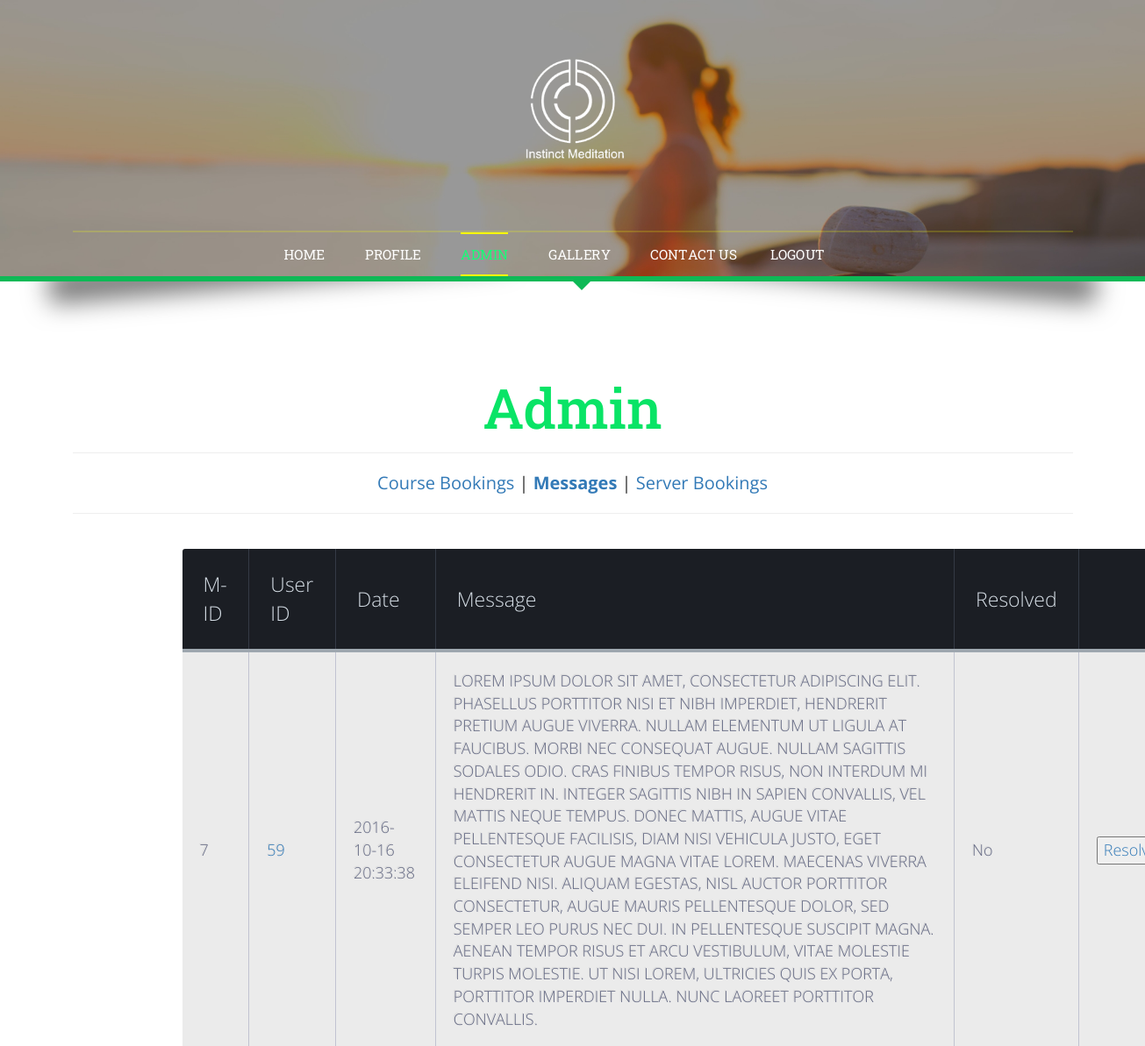
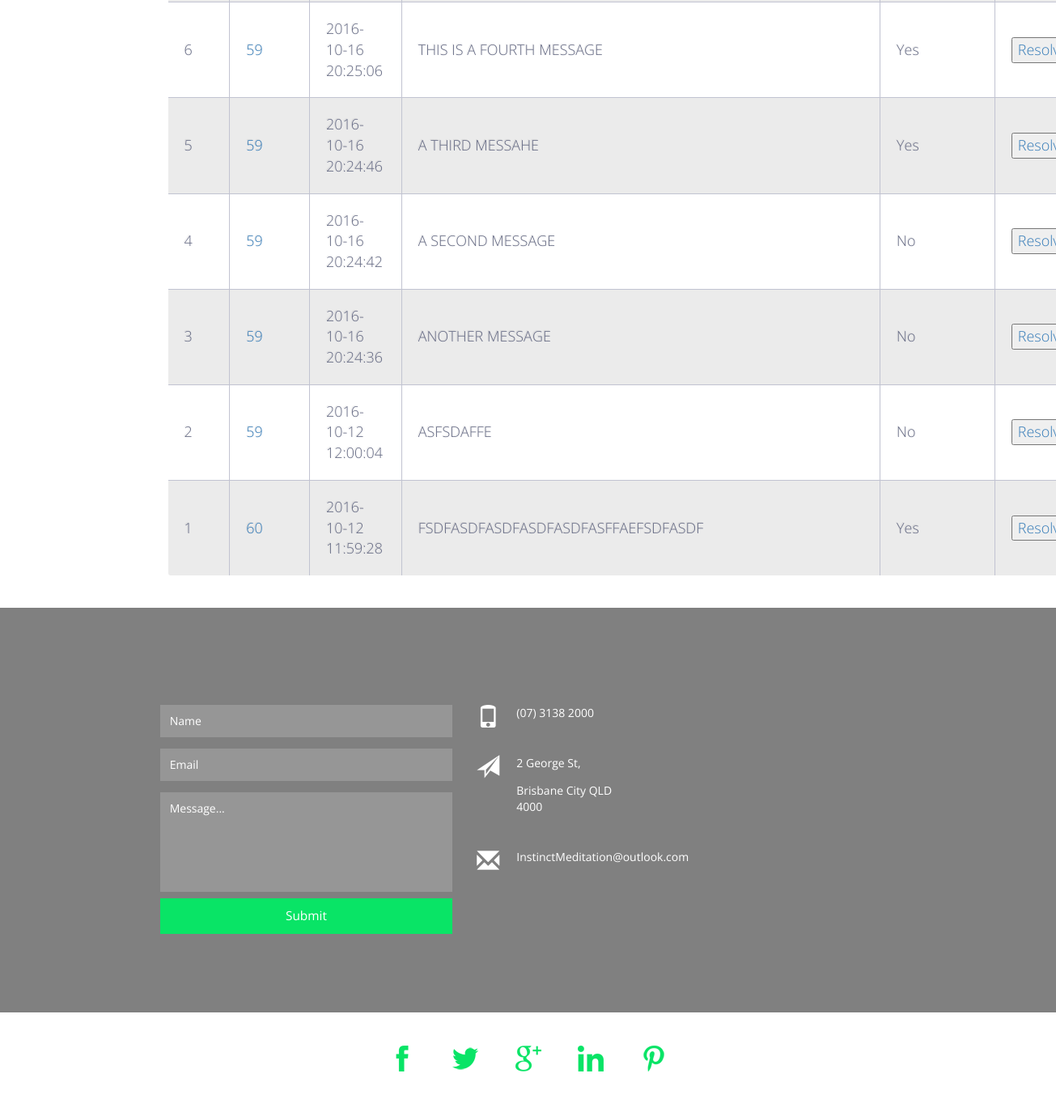
/adminMessages.php (signed in), run on the app's committed database (2 pictures, top to bottom).
### tables this page shows
CREATE TABLE `messages` (
  `userID` int(64) NOT NULL,
  `messageID` int(64) NOT NULL,
  `messageDate` datetime NOT NULL,
  `message` varchar(1000) NOT NULL,
  `responded` tinyint(1) NOT NULL
);

### adminMessages.php (the view, shortened to what this page needs)
<?php
include "serverConnection.php";
if (!(isset($_SESSION['login']))){
header ("Location:login.php");
} else if(isset($_SESSION['iAmLogged'] )){
    if($_SESSION['admin'] == 1) {
        $navText = "<li class='active'><a href='admin.php' class='link link--yaku'><span>A</span><span>D</span><span>M</span><span>I</span><span>N</span></a></li>";
    } else if($_SESSION['iAmLogged'] == 0) {
        $navText = "<li><a href='bookings.php' class='link link--yaku'><span>B</span><span>O</span><span>O</span><span>K</span><span>I</span><span>N</span><span>G</span><span>S</span></a></li>";
    }
$userBookinginfo = "SELECT * FROM messages ORDER BY messageDate DESC";
$bookingpage = mysqli_query($con, $userBookinginfo) or die(mysqli_error($con));
}
?>
<!DOCTYPE html>
<html>
<head>
<link href="css/bootstrap.css" type="text/css" rel="stylesheet" media="all">
<link href="css/style.css" type="text/css" rel="stylesheet" media="all">
<link href="css/styletable.css" type="text/css" rel="stylesheet" media="all">
</head>
<body>
	<div class="banner">
		<div class="effect5">
			<div class="container">
				<div class="logo">
					<h1><a href="index.php"><img src="images/logo.png" alt="" /></a></h1>
				</div>
				<div class="top-nav">
					<nav class="navbar navbar-default">
						<div class="collapse navbar-collapse" id="bs-example-navbar-collapse-1">
							<ul class="nav navbar-nav navbar-center">
								<li><a href="loggedin.php"><span>H</span><span>O</span><span>M</span><span>E</span></a></li>
								<li><a href="profile.php" class="link link--yaku"><span>P</span><span>R</span><span>O</span><span>F</span><span>I</span><span>L</span><span>E</span></a></li>
								<?php echo $navText; ?>
								<li><a href="gallery.php" class="link link--yaku"><span>G</span><span>A</span><span>L</span><span>L</span><span>E</span><span>R</span><span>Y</span></a></li></a></li>
								<li><a href="#contact" class="scroll link link--yaku"><span>C</span><span>O</span><span>N</span><span>T</span><span>A</span><span>C</span><span>T</span> <span>U</span><span>S</span></a></li>
								<li><a href="process/logout.php" class="link link--yaku"><span>&nbsp; &nbsp; &nbsp; &nbsp; &nbsp;</span><span>L</span><span>O</span><span>G</span><span>O</span><span>U</span><span>T</span></a></li>
							</ul>
						</div>
					</nav>
				</div>
			</div>
		</div>
	</div>
	<div class="codes">
		<div class="container">
			<h3 class="title">Admin</h3>
<div id="container">
<div id="adminTitle">
    <hr>
    <a href="admin.php"> Course Bookings </a></b> |
    <b><a href="adminMessages.php"> Messages </a></b> |
    <a href="adminServers.php"> Server Bookings </a>
    <hr>
</div>
<br>
<div id="myBookings">
	<div class="tablepos">
    <table>
	<thead>
	<tr>
        <th>M-ID</th>
        <th>User ID </th>
        <th>Date</th>
		<th>Message</th>
        <th>Resolved</th>
        <th></th>
	</tr>
	</thead>
	<tbody>
        <?php
    while($row = mysqli_fetch_array($bookingpage)) { ?>
	<tr>
        <td><?php echo strtoUpper($row['messageID']) ?></td>
        <td><a href="adminMessagesUser.php?messageUserID=<?php echo $row['userID']?>"> <?php echo strtoUpper($row['userID']) ?></a></td>
        <td><?php echo strtoUpper($row['messageDate']) ?></td>
        <td><?php echo strtoUpper($row['message']) ?> </td>
        <?php if($row['responded'] == 1) {
        $responded = "Yes";
        } else if($row['responded'] == 0){
            $responded = "No";
        } ?>
        <td><?php echo $responded;  ?> </td>
        <td> <button><a href="process/adminMessageResponded.php?messageResponded=<?php echo $row['responded']?>&messageID=<?php echo $row['messageID']?>"> Resolve </a></button></td>
        <?php }  ?>
	</tr>
	</tbody>
</table>
</div>
    </div>
<br><br>
</div>
</div>
	<div class="contact" id="contact">
		<div class="map">
			<iframe>allowfullscreen</iframe>
			<div class="map-color">
			</div>
		</div>
		<div class="contact-grids">
			<div class="col-md-5 contact-grid">
				<form>
					<input type="text" value="Name" onfocus="this.value = '';" onblur="if (this.value == '') {this.value = 'Name';}" required="">
					<input type="text" value="Email" onfocus="this.value = '';" onblur="if (this.value == '') {this.value = 'Email';}" required="">
					<textarea type="text"  onfocus="this.value = '';" onblur="if (this.value == '') {this.value = 'Message...';}" required="">Message...</textarea>
					<input type="submit" value="Submit" >
				</form>
			</div>
			<div class="col-md-3 contact-grid">
				<div class="call">
					<div class="col-xs-2 contact-grdl">
						<span class="glyphicon glyphicon-phone" aria-hidden="true"></span>
					</div>
					<div class="col-xs-10 contact-grdr">
						<ul>
							<li>(07) 3138 2000</li>
						</ul>
					</div>
					<div class="clearfix"> </div>
				</div>
				<div class="address">
					<div class="col-xs-2 contact-grdl">
						<span class="glyphicon glyphicon-send" aria-hidden="true"></span>
					</div>
					<div class="col-xs-10 contact-grdr">
						<ul>
							<li>2 George St,</li>
							<li>Brisbane City QLD 4000</li>
						</ul>
					</div>
					<div class="clearfix"> </div>
				</div>
				<div class="mail">
					<div class="col-xs-2 contact-grdl">
						<span class="glyphicon glyphicon-envelope" aria-hidden="true"></span>
					</div>
					<div class="col-xs-10 contact-grdr">
						<ul>
							<li>InstinctMeditation@outlook.com</li>
						</ul>
					</div>
					<div class="clearfix"> </div>
				</div>
			</div>
			<div class="clearfix"> </div>
		</div>
	</div>
	<div class="footer">
		<div class="footer-info">
			<div class="container">
				<div class="icons">
					<ul>
						<li><a href="#" data-toggle="tooltip" data-placement="top" title="Facebook"><img src="images/i1.png" alt=""/></a></li>
						<li><a href="#" data-toggle="tooltip" data-placement="top" title="Twitter"><img src="images/i2.png" alt=""/> </a></li>
						<li><a href="#" data-toggle="tooltip" data-placement="top" title="Google+"><img src="images/i3.png" alt=""/></a></li>
						<li><a href="#" data-toggle="tooltip" data-placement="top" title="LinkedIn"><img src="images/i4.png" alt=""/> </a></li>
						<li><a href="#" data-toggle="tooltip" data-placement="top" title="Pinterest"><img src="images/i5.png" alt=""/> </a></li>
					</ul>
				</div>
			</div>
		</div>
	</div>
</body>
</html>

### css/styletable.css (style rules this page uses)
div.tablepos { position: relative; left: 125px; }
th { color:#D5DDE5;; background:#1b1e24; border-bottom:4px solid #9ea7af; border-right: 1px solid #343a45; font-size:23px; font-weight: 100; padding:24px; text-align:left; text-shadow: 0 1px 1px rgba(0, 0, 0, 0.1); vertical-align:middle; }
th:first-child { border-top-left-radius:3px; }
th:last-child { border-top-right-radius:3px; border-right:none; }
tr { border-top: 1px solid #C1C3D1; border-bottom-: 1px solid #C1C3D1; color:#666B85; font-size:16px; font-weight:normal; text-shadow: 0 1px 1px rgba(256, 256, 256, 0.1); }
tr:first-child { border-top:none; }
tr:last-child { border-bottom:none; }
tr:nth-child(odd) td { background:#EBEBEB; }
tr:last-child td:first-child { border-bottom-left-radius:3px; }
tr:last-child td:last-child { border-bottom-right-radius:3px; }
td { background:#FFFFFF; padding:20px; text-align:left; vertical-align:middle; font-weight:300; font-size:18px; text-shadow: -1px -1px 1px rgba(0, 0, 0, 0.1); border-right: 1px solid #C1C3D1; }
td:last-child { border-right: 0px; }

### data on the page
messages: messageID "7", userID "59", messageDate "2016-10-16 20:33:38", message "LOREM IPSUM DOLOR SIT AMET, CONSECTETUR ADIPISCING ELIT. PHASELLUS PORTTITOR NISI ET NIBH IMPERDIET, HENDRERIT PRETIUM AUGUE VIVERRA. NULLAM ELEMENTUM UT LIGULA AT FAUCIBUS. MORBI NEC CONSEQUAT AUGUE. NULLAM SAGITTIS SODALES ODIO. CRAS FINIBUS TEMPOR RISUS, NON INTERDUM MI HENDRERIT IN. INTEGER SAGITTIS NIBH IN SAPIEN CONVALLIS, VEL MATTIS NEQUE TEMPUS. DONEC MATTIS, AUGUE VITAE PELLENTESQUE FACILISIS, DIAM NISI VEHICULA JUSTO, EGET CONSECTETUR AUGUE MAGNA VITAE LOREM. MAECENAS VIVERRA ELEIFEND NISI. ALIQUAM EGESTAS, NISL AUCTOR PORTTITOR CONSECTETUR, AUGUE MAURIS PELLENTESQUE DOLOR, SED SEMPER LEO PURUS NEC DUI. IN PELLENTESQUE SUSCIPIT MAGNA. AENEAN TEMPOR RISUS ET ARCU VESTIBULUM, VITAE…", responded "No"
messages: messageID "6", userID "59", messageDate "2016-10-16 20:25:06", message "THIS IS A FOURTH MESSAGE", responded "Yes"
messages: messageID "5", userID "59", messageDate "2016-10-16 20:24:46", message "A THIRD MESSAHE", responded "Yes"
messages: messageID "4", userID "59", messageDate "2016-10-16 20:24:42", message "A SECOND MESSAGE", responded "No"
messages: messageID "3", userID "59", messageDate "2016-10-16 20:24:36", message "ANOTHER MESSAGE", responded "No"
messages: messageID "2", userID "59", messageDate "2016-10-12 12:00:04", message "ASFSDAFFE", responded "No"
messages: messageID "1", userID "60", messageDate "2016-10-12 11:59:28", message "FSDFASDFASDFASDFASDFASFFAEFSDFASDF", responded "Yes"
